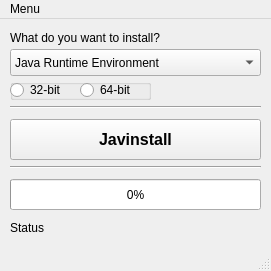
<?xml version="1.0" encoding="UTF-8"?>
<ui version="4.0">
 <class>Window</class>
 <widget class="QMainWindow" name="Window">
  <property name="geometry">
   <rect>
    <x>0</x>
    <y>0</y>
    <width>271</width>
    <height>271</height>
   </rect>
  </property>
  <property name="sizePolicy">
   <sizepolicy hsizetype="Preferred" vsizetype="Preferred">
    <horstretch>0</horstretch>
    <verstretch>0</verstretch>
   </sizepolicy>
  </property>
  <property name="minimumSize">
   <size>
    <width>271</width>
    <height>271</height>
   </size>
  </property>
  <property name="maximumSize">
   <size>
    <width>271</width>
    <height>271</height>
   </size>
  </property>
  <property name="windowTitle">
   <string>Javinstall</string>
  </property>
  <widget class="QWidget" name="centralWidget">
   <widget class="QLabel" name="label">
    <property name="geometry">
     <rect>
      <x>10</x>
      <y>10</y>
      <width>201</width>
      <height>17</height>
     </rect>
    </property>
    <property name="text">
     <string>What do you want to install?</string>
    </property>
   </widget>
   <widget class="QComboBox" name="installchoice_combobox">
    <property name="geometry">
     <rect>
      <x>10</x>
      <y>30</y>
      <width>251</width>
      <height>27</height>
     </rect>
    </property>
    <item>
     <property name="text">
      <string>Java Runtime Environment</string>
     </property>
    </item>
    <item>
     <property name="text">
      <string>Java Development Kit</string>
     </property>
    </item>
   </widget>
   <widget class="QGroupBox" name="groupBox">
    <property name="geometry">
     <rect>
      <x>10</x>
      <y>60</y>
      <width>141</width>
      <height>21</height>
     </rect>
    </property>
    <property name="title">
     <string/>
    </property>
    <widget class="QRadioButton" name="radio_32">
     <property name="geometry">
      <rect>
       <x>0</x>
       <y>0</y>
       <width>71</width>
       <height>22</height>
      </rect>
     </property>
     <property name="text">
      <string>32-bit</string>
     </property>
    </widget>
    <widget class="QRadioButton" name="radio_64">
     <property name="geometry">
      <rect>
       <x>70</x>
       <y>0</y>
       <width>71</width>
       <height>22</height>
      </rect>
     </property>
     <property name="text">
      <string>64-bit</string>
     </property>
    </widget>
   </widget>
   <widget class="Line" name="line">
    <property name="geometry">
     <rect>
      <x>10</x>
      <y>80</y>
      <width>251</width>
      <height>16</height>
     </rect>
    </property>
    <property name="orientation">
     <enum>Qt::Horizontal</enum>
    </property>
   </widget>
   <widget class="QPushButton" name="installButton">
    <property name="geometry">
     <rect>
      <x>10</x>
      <y>100</y>
      <width>251</width>
      <height>41</height>
     </rect>
    </property>
    <property name="sizePolicy">
     <sizepolicy hsizetype="Preferred" vsizetype="Preferred">
      <horstretch>0</horstretch>
      <verstretch>0</verstretch>
     </sizepolicy>
    </property>
    <property name="minimumSize">
     <size>
      <width>251</width>
      <height>41</height>
     </size>
    </property>
    <property name="maximumSize">
     <size>
      <width>251</width>
      <height>41</height>
     </size>
    </property>
    <property name="font">
     <font>
      <pointsize>12</pointsize>
      <weight>75</weight>
      <italic>false</italic>
      <bold>true</bold>
     </font>
    </property>
    <property name="text">
     <string>Javinstall</string>
    </property>
   </widget>
   <widget class="QProgressBar" name="progressBar">
    <property name="geometry">
     <rect>
      <x>10</x>
      <y>160</y>
      <width>251</width>
      <height>31</height>
     </rect>
    </property>
    <property name="value">
     <number>0</number>
    </property>
   </widget>
   <widget class="Line" name="line_2">
    <property name="geometry">
     <rect>
      <x>10</x>
      <y>140</y>
      <width>251</width>
      <height>16</height>
     </rect>
    </property>
    <property name="orientation">
     <enum>Qt::Horizontal</enum>
    </property>
   </widget>
   <widget class="QLabel" name="statusLabel">
    <property name="geometry">
     <rect>
      <x>10</x>
      <y>200</y>
      <width>251</width>
      <height>17</height>
     </rect>
    </property>
    <property name="text">
     <string>Status</string>
    </property>
   </widget>
  </widget>
  <widget class="QMenuBar" name="menuBar">
   <property name="geometry">
    <rect>
     <x>0</x>
     <y>0</y>
     <width>271</width>
     <height>25</height>
    </rect>
   </property>
   <widget class="QMenu" name="menuHelp">
    <property name="title">
     <string>Menu</string>
    </property>
    <addaction name="actionAbout"/>
    <addaction name="actionHelp"/>
    <addaction name="actionQuit"/>
   </widget>
   <addaction name="menuHelp"/>
  </widget>
  <widget class="QStatusBar" name="statusBar"/>
  <action name="actionHelp">
   <property name="text">
    <string>Help</string>
   </property>
   <property name="toolTip">
    <string>Directions</string>
   </property>
  </action>
  <action name="actionAbout">
   <property name="text">
    <string>About</string>
   </property>
  </action>
  <action name="actionQuit">
   <property name="text">
    <string>Quit</string>
   </property>
  </action>
 </widget>
 <layoutdefault spacing="6" margin="11"/>
 <resources/>
 <connections/>
</ui>
